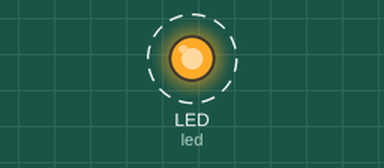
Simulated run of this program. Board: CircuitPython board. On the bench: output pins drawn as LEDs (lit = HIGH). Dashed ring = blinking. What the program prints to the serial console is not drawn.

Above: at 0.12 s.
Timing chart, 0 to 3.0 s (numbered marks = the images above):
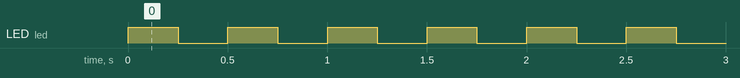

Measured:
- by itself, LED (led): alternates HIGH for 0.25 s and LOW for 0.25 s

The program:

code.py
```python
"""Простейший пример для RP2040-Zero на CircuitPython.
Мигает встроенным светодиодом и выводит сообщения в консоль.
"""

import time

import board
import digitalio

led = digitalio.DigitalInOut(board.LED)
led.direction = digitalio.Direction.OUTPUT

# Интервал мигания светодиода (секунды)
BLINK_INTERVAL = 0.25
# Как часто выводить служебное сообщение в консоль (секунды)
STATUS_INTERVAL = 5

print("CircuitPython запущен на RP2040-Zero. Нажмите Ctrl+C в REPL для остановки.")

_elapsed = 0.0
while True:
    led.value = True
    time.sleep(BLINK_INTERVAL)
    led.value = False
    time.sleep(BLINK_INTERVAL)

    _elapsed += BLINK_INTERVAL * 2
    if _elapsed >= STATUS_INTERVAL:
        print("LED мигает, устройство работает корректно.")
        _elapsed = 0.0
```
